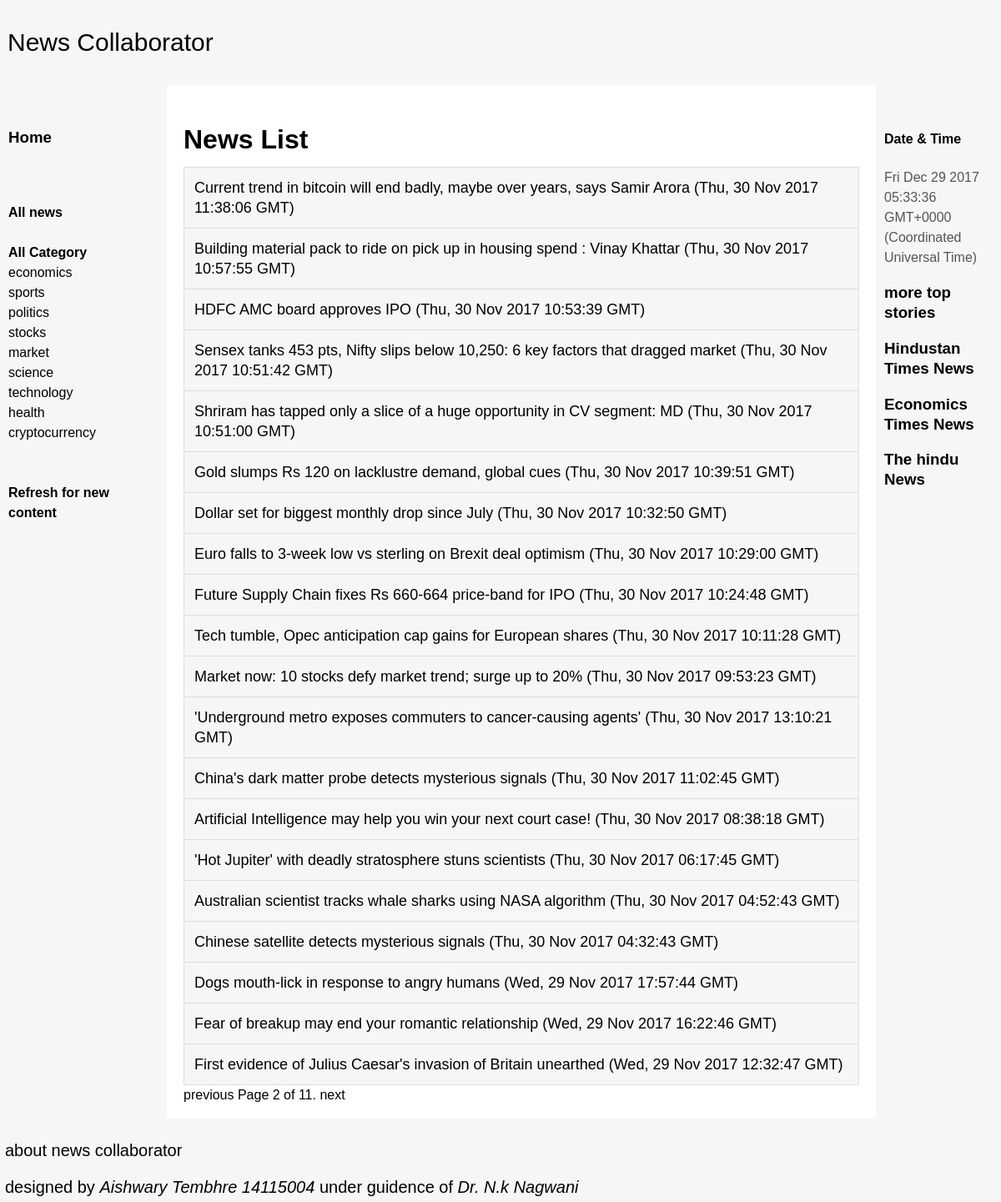
The app's page /catalog/news/?page=2 with its own data.
### catalog/models.py (models this page shows, shortened)
class News(models.Model):
    title = models.CharField(max_length=200)
    date = models.CharField(max_length=100)
    description = models.TextField(max_length=1000, help_text="Enter a brief description of the news")
    link = models.CharField(max_length=100, help_text="hfjhhj")
    category = models.CharField(Genre, max_length=100, help_text="Select a genre for this news")
    def get_absolute_url(self):
        return reverse('news-detail', args=[str(self.id)])

### catalog/views.py (the view)
class NewsListView(generic.ListView):
    model = News
    paginate_by = 20

### catalog/templates/catalog/news_list.html
{% extends "base_generic.html" %}
{% block content %}
    <h1>News List</h1>
    {% if news_list %}
    <ul id="myUL">
      {% for news in news_list %}
      <li>
        <a href="{{ news.get_absolute_url }}">{{ news.title }}</a> ({{news.date}})
      </li>
      {% endfor %}
    </ul>
    {% else %}
      <p>There are no news available.</p>
    {% endif %}
{% endblock %}

### catalog/templates/base_generic.html (style rules this page uses)
body { min-width: 630px; }
body { margin: 0; padding: 0; font-family:Sans-serif; line-height: 1.5em; }
#myUL { list-style-type: none; text-decoration: none !important; padding: 0; margin: 0; }
#myUL li { border: 1px solid #ddd; margin-top: -1px; background-color: #f6f6f6; padding: 12px; text-decoration: none !important; font-size: 18px; color: black; display: block; }
a { text-decoration: none ; color:black; }

### records on screen
News: title "Current trend in bitcoin will end badly, maybe over years, says Samir Arora", date "Thu, 30 Nov 2017 11:38:06 GMT"
News: title "Building material pack to ride on pick up in housing spend : Vinay Khattar", date "Thu, 30 Nov 2017 10:57:55 GMT"
News: title "HDFC AMC board approves IPO", date "Thu, 30 Nov 2017 10:53:39 GMT"
News: title "Sensex tanks 453 pts, Nifty slips below 10,250: 6 key factors that dragged market", date "Thu, 30 Nov 2017 10:51:42 GMT"
News: title "Shriram has tapped only a slice of a huge opportunity in CV segment: MD", date "Thu, 30 Nov 2017 10:51:00 GMT"
News: title "Gold slumps Rs 120 on lacklustre demand, global cues", date "Thu, 30 Nov 2017 10:39:51 GMT"
News: title "Dollar set for biggest monthly drop since July", date "Thu, 30 Nov 2017 10:32:50 GMT"
News: title "Euro falls to 3-week low vs sterling on Brexit deal optimism", date "Thu, 30 Nov 2017 10:29:00 GMT"
News: title "Future Supply Chain fixes Rs 660-664 price-band for IPO", date "Thu, 30 Nov 2017 10:24:48 GMT"
News: title "Tech tumble, Opec anticipation cap gains for European shares", date "Thu, 30 Nov 2017 10:11:28 GMT"
News: title "Market now: 10 stocks defy market trend; surge up to 20%", date "Thu, 30 Nov 2017 09:53:23 GMT"
News: title "'Underground metro exposes commuters to cancer-causing agents'", date "Thu, 30 Nov 2017 13:10:21 GMT"
News: title "China's dark matter probe detects mysterious signals", date "Thu, 30 Nov 2017 11:02:45 GMT"
News: title "Artificial Intelligence may help you win your next court case!", date "Thu, 30 Nov 2017 08:38:18 GMT"
News: title "'Hot Jupiter' with deadly stratosphere stuns scientists", date "Thu, 30 Nov 2017 06:17:45 GMT"
News: title "Australian scientist tracks whale sharks using NASA algorithm", date "Thu, 30 Nov 2017 04:52:43 GMT"
News: title "Chinese satellite detects mysterious signals", date "Thu, 30 Nov 2017 04:32:43 GMT"
News: title "Dogs mouth-lick in response to angry humans", date "Wed, 29 Nov 2017 17:57:44 GMT"
News: title "Fear of breakup may end your romantic relationship", date "Wed, 29 Nov 2017 16:22:46 GMT"
News: title "First evidence of Julius Caesar's invasion of Britain unearthed", date "Wed, 29 Nov 2017 12:32:47 GMT"

### other values on screen
{{ page_obj.number }} "2"
{{ page_obj.paginator.num_pages }} "11"
